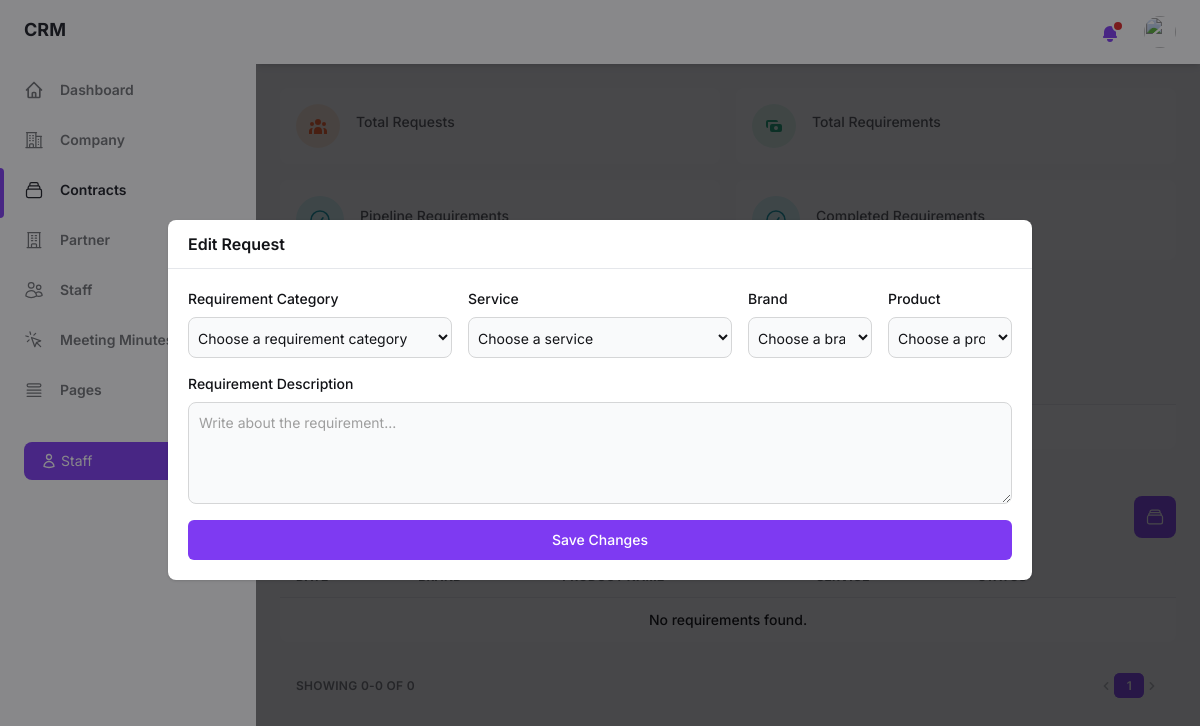
The page /contract/ (signed in) on the database as committed earlier.
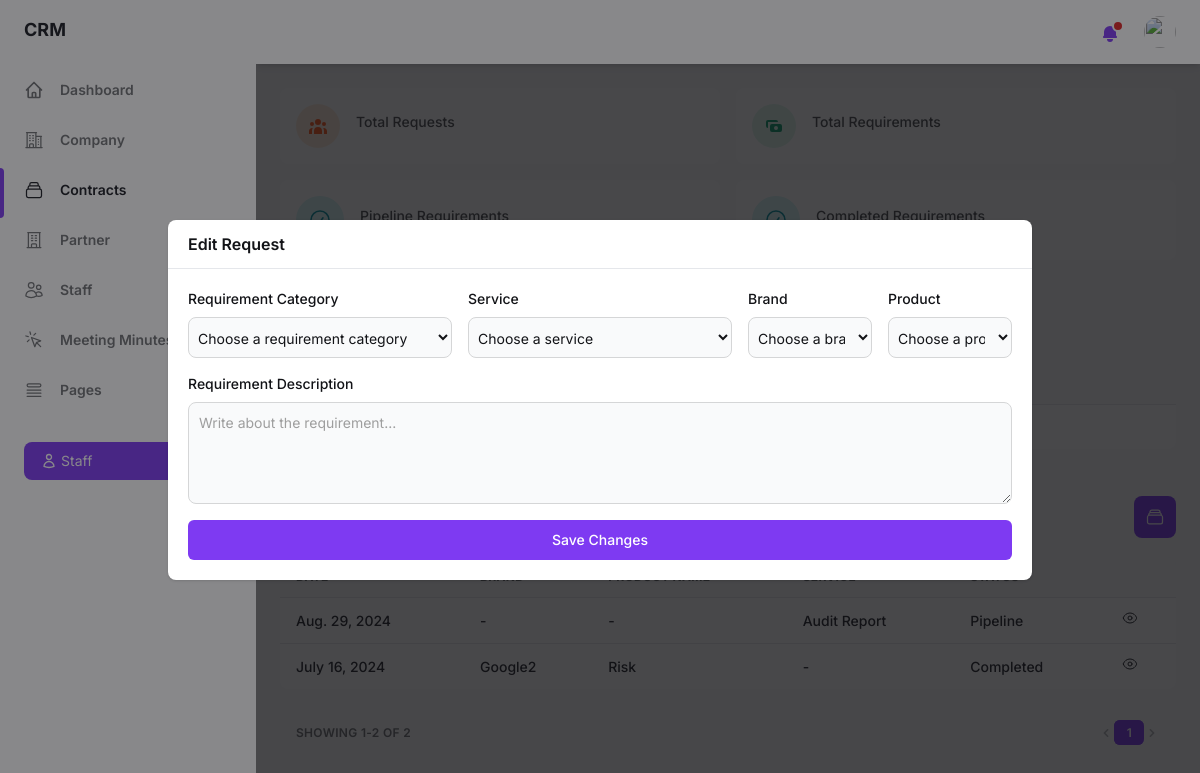
The same page on the database as committed later.
### crm_app/models.py (models this page shows, shortened)
class Requirement(models.Model):
    company = models.ForeignKey('Company', on_delete=models.CASCADE, related_name='company_requirements')
    date = models.DateField(default=now)
    contact_name = models.ForeignKey('Contact', on_delete=models.SET_NULL, null=True, blank=True, related_name='contact_requirements')
    requirement_type = models.CharField(max_length=100)
    brand = models.ForeignKey('Brand', on_delete=models.SET_NULL, null=True, blank=True, related_name='brand_requirements')
    product_name = models.ForeignKey('Product', on_delete=models.SET_NULL, null=True, blank=True, related_name='product_requirements')
    service = models.ForeignKey('Service', on_delete=models.SET_NULL, null=True, blank=True, related_name='service_requirements')
    requirement_description = models.TextField(null=True, blank=True)
    currency = models.CharField(max_length=100, null=True, blank=True)
    price = models.FloatField(null=True, blank=True, default=0.00)
    status = models.CharField(max_length=100)
    progress = models.CharField(max_length=100, default='Initiated')

class Service(models.Model):
    service_name = models.CharField(max_length=100, unique=True)
    def __str__(self):
        return self.service_name

class Brand(models.Model):
    brand_name = models.CharField(max_length=100, unique=True)
    def __str__(self):
        return self.brand_name

class Product(models.Model):
    product_name = models.CharField(max_length=100, unique=True)
    def __str__(self):
        return self.product_name

### crm_app/views.py (the view)
# urls.py: path('contract/', views.contract, name='contract'),
def contract(request):
    if 'staff_id' not in request.session:
        return redirect('login')
    staff_id = request.session.get('staff_id')
    user = Staff.objects.get(id=staff_id)
    requirements = Requirement.objects.all().order_by('-date')
    services = Service.objects.values('id', 'service_name').order_by('service_name')
    brands = Brand.objects.values('id', 'brand_name').order_by('brand_name')
    products = Product.objects.values('id', 'product_name').order_by('product_name')
    paginator = Paginator(requirements, 10)
    page = request.GET.get('requirements_page')
    try:
        requirements_page = paginator.page(page)
    except PageNotAnInteger:
        requirements_page = paginator.page(1)
    except EmptyPage:
        requirements_page = paginator.page(paginator.num_pages)
    context = {'user': user, 'services': services, 'brands': brands, 'products': products, 'requirements': requirements, 'requirement_count': requirements.count(), 'requirements_page': requirements_page, 'paginator': paginator}
    return render(request, 'contract.html', context)

### templates/contract.html (shortened to what the changed rows need)
{% load static %}
<!DOCTYPE html>
<html :class="{ 'theme-dark': dark }" x-data="data()" lang="en">
<head>
    <link rel="stylesheet" href="{% static 'css/tailwind.output.css' %}"/>
</head>
<body>
    <div class="flex h-screen bg-gray-50 dark:bg-gray-900" :class="{ 'overflow-hidden': isSideMenuOpen }">
        <div class="flex flex-col flex-1 w-full">
            <main class="h-full overflow-y-auto">
                <div class="container px-6 mx-auto grid">
                    <h2 class="my-6 text-2xl font-semibold text-gray-700 dark:text-gray-200">Requests</h2>
                    <div class="w-full mb-7 overflow-hidden rounded-lg shadow-xs">
                        <div class="w-full overflow-x-auto">
                            <table class="w-full whitespace-no-wrap">
                                <thead>
                                    <tr class="text-xs font-semibold tracking-wide text-left text-gray-500 uppercase border-b dark:border-gray-700 bg-gray-50 dark:text-gray-400 dark:bg-gray-800">
                                        <th class="px-4 py-3">Date</th>
                                        <th class="px-4 py-3">Requirement Type</th>
                                        <th class="px-4 py-3">Brand</th>
                                        <th class="px-4 py-3">Product Name</th>
                                        <th class="px-4 py-3">Service</th>
                                        <th class="px-4 py-3"></th>
                                        <th class="px-4 py-3"></th>
                                    </tr>
                                </thead>
                            </table>
                        </div>
                    </div>
                    <div class="grid gap-4 md:grid-cols-2">
                        <h2 class="my-6 text-2xl font-semibold text-gray-700 dark:text-gray-200">Requirements</h2>
                    </div>
                    <div class="w-full overflow-hidden rounded-lg shadow-xs">
                        <div class="w-full overflow-x-auto">
                            <table class="w-full whitespace-no-wrap">
                                <thead>
                                    <tr class="text-xs font-semibold tracking-wide text-left text-gray-500 uppercase border-b dark:border-gray-700 bg-gray-50 dark:text-gray-400 dark:bg-gray-800">
                                        <th class="px-4 py-3">Date</th>
                                        <th class="px-4 py-3">Brand</th>
                                        <th class="px-4 py-3">Product Name</th>
                                        <th class="px-4 py-3">Service</th>
                                        <th class="px-4 py-3">Status</th>
                                        <th class="px-4 py-3"></th>
                                    </tr>
                                </thead>
                                <tbody class="bg-white divide-y dark:divide-gray-700 dark:bg-gray-800">
                                    {% for requirement in requirements %}
                                    <tr class="text-gray-700 dark:text-gray-400">
                                        <td class="px-4 py-3">
                                            <p class="font-medium text-sm">{{ requirement.date }}</p>
                                        </td>
                                        <td class="px-4 py-3">
                                            <p class="font-medium text-sm">
                                                {% if requirement.requirement_type == "Product" %}
                                                    {{ requirement.brand|default:"-" }}
                                                {% else %}
                                                    -
                                                {% endif %}
                                            </p>
                                        </td>
                                        <td class="px-4 py-3">
                                            <p class="font-medium text-sm">
                                                {% if requirement.requirement_type == "Product" %}
                                                    {{ requirement.product_name|default:"-" }}
                                                {% else %}
                                                    -
                                                {% endif %}
                                            </p>
                                        </td>
                                        <td class="px-4 py-3">
                                            <p class="font-medium text-sm">
                                                {% if requirement.requirement_type == "Service" %}
                                                    {{ requirement.service|default:"-" }}
                                                {% else %}
                                                    -
                                                {% endif %}
                                            </p>
                                        </td>
                                        <td class="px-4 py-3">
                                            <p class="font-medium text-sm">{{ requirement.progress }}</p>
                                        </td>
                                        <td class="px-4 py-3 text-sm">
                                            <button type="button" id="edit-requirement-button-{{ requirement.id }}" x-on:click="openRequestEditModal({{ requirement.id }}, '{{ requirement.requirement_type }}', '{{ requirement.brand.id }}', '{{ requirement.product_name.id }}', '{{ requirement.service.id }}', '{{ requirement.requirement_description }}')"
                                                data-modal-target="requirement-edit-crud-modal" data-modal-toggle="requirement-edit-crud-modal">
                                            </button>
                                        </td>
                                    </tr>
                                    {% empty %}
                                    <tr>
                                        <td colspan="6" class="p-3 font-medium text-sm text-center dark:text-gray-400">No requirements found.</td>
                                    </tr>
                                    {% endfor %}
                                </tbody>
                            </table>
                        </div>
                    </div>
                    <div class="grid mt-2 px-4 py-3 text-xs font-semibold tracking-wide text-gray-500 uppercase sm:grid-cols-9 dark:text-gray-400">
                        <span class="flex items-center col-span-3">Showing {{ requirements_page.start_index }}-{{ requirements_page.end_index }} of {{ requirements_page.paginator.count }}</span>
                        <span class="col-span-2"></span>
                        <span class="flex col-span-4 mt-2 sm:mt-auto sm:justify-end">
                            <nav aria-label="Table navigation">
                                <ul class="inline-flex items-center">
                                    {% for num in requirements_page.paginator.page_range %}
                                        {% if num == requirements_page.number %}
                                        <li>
                                            <span class="px-3 py-1 text-white transition-colors duration-150 bg-purple-600 border border-r-0 border-purple-600 rounded-md focus:outline-none">{{ num }}</span>
                                        </li>
                                        {% else %}
                                        <li>
                                            <a href="?requirements_page={{ num }}" class="px-3 py-1 rounded-md focus:outline-none">{{ num }}</a>
                                        </li>
                                        {% endif %}
                                    {% endfor %}
                                </ul>
                            </nav>
                        </span>
                    </div>
                </div>
            </main>
        </div>
    </div>
</body>
</html>

Rows that differ between the two databases and show on the page:
added Requirement: date "Aug. 29, 2024", service "Audit Report", progress "Pipeline"
added Requirement: date "July 16, 2024", brand "Google2", product_name "Risk", progress "Completed"
Other text that changed with them:
{{ requirements_page.start_index }}: "0" → "1"
{{ requirements_page.end_index }}: "0" → "2"
{{ requirements_page.paginator.count }}: "0" → "2"
text no longer shown: "No requirements found."
